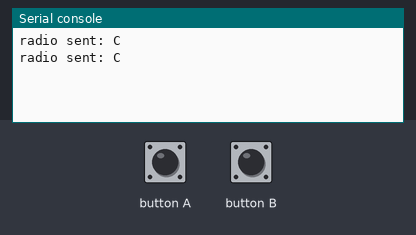
Recording of a program running on a simulated BBC micro:bit running MicroPython. Shown: the last lines printed to the serial console. The test bench sets the inputs (shaded band). No radio messages arrive unless stated (any console line starting 'radio sent:' is added by the test bench).

Above: at 1.2 s.
1.3 s: button A pressed for 1.2 s
At 2.8 s:
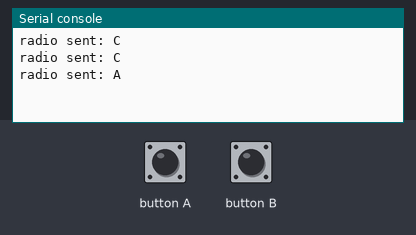
4.0 s: button B pressed for 1.2 s
At 4.8 s:
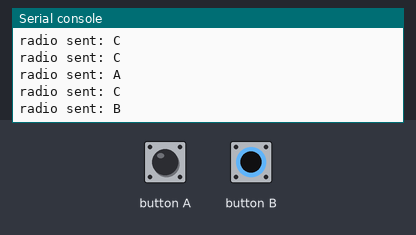

Measured:
- after the input at 1.3 s, the serial console: prints a new line after 0.70 s (image 1)
- after the input at 4.0 s, the serial console: prints a new line at once (image 2)

The program:

prog03.py
```python
from microbit import *
import radio

try:
    radio.on()
    while True:
        if button_a.is_pressed():
            radio.send("A")
        elif button_b.is_pressed():
            radio.send("B")
        else:
            radio.send("C")
        sleep(1000)
except KeyboardInterrupt as e:
    print("Interrupted by the user...")
```
